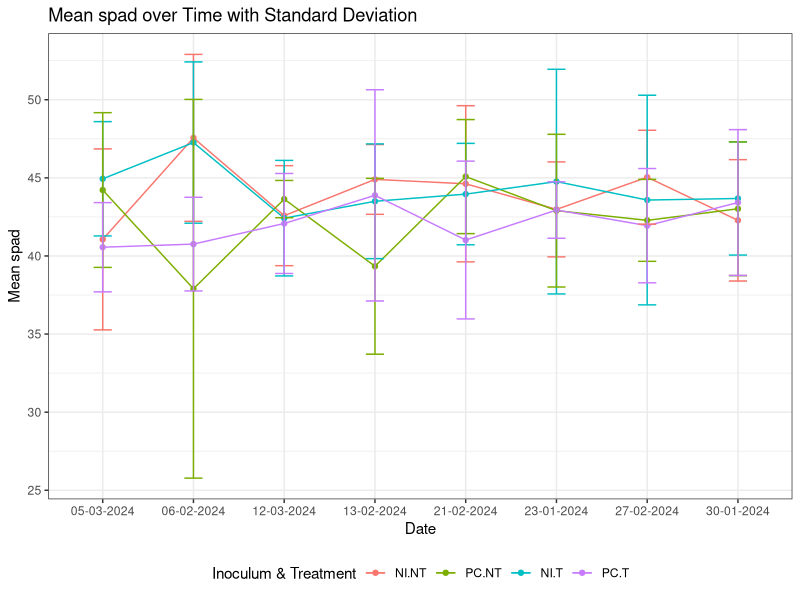

Here is the R script that generated this plot:
################################################################################

#                                 SPAD

################################################################################

# Load the necessary packages
library(xml2); library(dplyr); library(tidyr); library(ggplot2);

# Load the dataframes
spad_0<- readxl::read_excel("./FLUO_SPAD/SPAD.xlsx")

# convert in long format the dataframe
spad_long <- pivot_longer(spad_0, 
                          cols = colnames(spad_0)[6:13],
                          names_to = "Date", 
                          values_to = "Value")

spad_long <- na.omit(spad_long)

# Select only the the columns ID_plant, Date and Fv/Fm
spad <- spad_long %>% 
  select(Codes, inoculum, treatment, Date, Value)

# Calcola la deviazione standard per ogni combinazione di inoculum e treatment
spad_summary <- spad %>%
  group_by(inoculum, treatment, Date) %>%
  summarise(mean_spad = mean(Value), sd_spad = sd(Value))

# Plot per ogni combinazione di inoculum e treatment con la barra della deviazione standard
spad_plot <- ggplot(spad_summary, aes(x = Date, y = mean_spad, group = interaction(inoculum, treatment), color = interaction(inoculum, treatment))) +
  geom_line() +
  geom_point() +
  geom_errorbar(aes(ymin = mean_spad - sd_spad, ymax = mean_spad + sd_spad), width = 0.2) + 
  labs(x = "Date", y = "Mean spad", color = "Inoculum & Treatment", title = "Mean spad over Time with Standard Deviation") +
  theme_bw() +
  theme(legend.position = "bottom")


# Save the graphs in png
ggsave("./GRAPHS/spad_plot.png", plot = spad_plot, width = 8, height = 6, dpi = 300)



